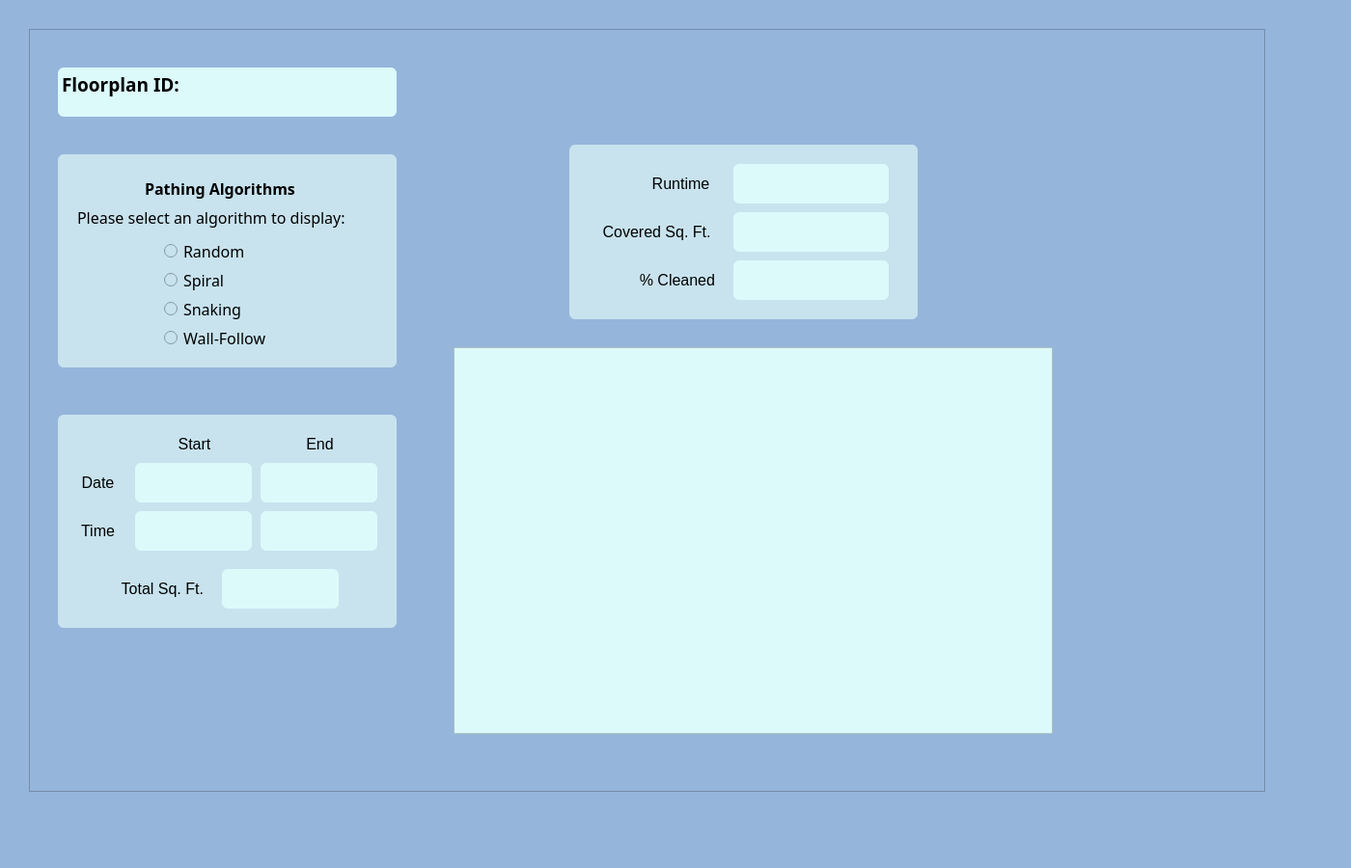
<?xml version="1.0" encoding="UTF-8"?>
<ui version="4.0">
 <class>ReportWindow</class>
 <widget class="QMainWindow" name="ReportWindow">
  <property name="geometry">
   <rect>
    <x>0</x>
    <y>0</y>
    <width>1400</width>
    <height>900</height>
   </rect>
  </property>
  <property name="font">
   <font>
    <pointsize>12</pointsize>
   </font>
  </property>
  <property name="windowTitle">
   <string>MainWindow</string>
  </property>
  <property name="styleSheet">
   <string notr="true">background-color: rgb(149, 181, 219);</string>
  </property>
  <property name="documentMode">
   <bool>false</bool>
  </property>
  <widget class="QWidget" name="centralwidget">
   <widget class="QFrame" name="frame_4">
    <property name="geometry">
     <rect>
      <x>30</x>
      <y>30</y>
      <width>1281</width>
      <height>791</height>
     </rect>
    </property>
    <property name="frameShape">
     <enum>QFrame::Shape::StyledPanel</enum>
    </property>
    <property name="frameShadow">
     <enum>QFrame::Shadow::Raised</enum>
    </property>
    <widget class="QFrame" name="frame_2">
     <property name="geometry">
      <rect>
       <x>560</x>
       <y>120</y>
       <width>361</width>
       <height>181</height>
      </rect>
     </property>
     <property name="styleSheet">
      <string notr="true">background-color: rgb(200, 227, 238);
border-radius: 6px;</string>
     </property>
     <property name="frameShape">
      <enum>QFrame::Shape::StyledPanel</enum>
     </property>
     <property name="frameShadow">
      <enum>QFrame::Shadow::Raised</enum>
     </property>
     <widget class="QLabel" name="totalLabel_3">
      <property name="geometry">
       <rect>
        <x>60</x>
        <y>130</y>
        <width>91</width>
        <height>21</height>
       </rect>
      </property>
      <property name="font">
       <font>
        <pointsize>12</pointsize>
       </font>
      </property>
      <property name="text">
       <string>% Cleaned</string>
      </property>
      <property name="alignment">
       <set>Qt::AlignmentFlag::AlignRight|Qt::AlignmentFlag::AlignTrailing|Qt::AlignmentFlag::AlignVCenter</set>
      </property>
     </widget>
     <widget class="QTextEdit" name="coverSqFt">
      <property name="geometry">
       <rect>
        <x>170</x>
        <y>70</y>
        <width>161</width>
        <height>41</height>
       </rect>
      </property>
      <property name="font">
       <font>
        <family>Cambria Math</family>
        <pointsize>14</pointsize>
       </font>
      </property>
      <property name="styleSheet">
       <string notr="true">background-color: rgb(220, 250, 250);
</string>
      </property>
      <property name="frameShadow">
       <enum>QFrame::Shadow::Sunken</enum>
      </property>
      <property name="lineWidth">
       <number>4</number>
      </property>
      <property name="verticalScrollBarPolicy">
       <enum>Qt::ScrollBarPolicy::ScrollBarAlwaysOff</enum>
      </property>
      <property name="horizontalScrollBarPolicy">
       <enum>Qt::ScrollBarPolicy::ScrollBarAlwaysOff</enum>
      </property>
      <property name="html">
       <string>&lt;!DOCTYPE HTML PUBLIC &quot;-//W3C//DTD HTML 4.0//EN&quot; &quot;http://www.w3.org/TR/REC-html40/strict.dtd&quot;&gt;
&lt;html&gt;&lt;head&gt;&lt;meta name=&quot;qrichtext&quot; content=&quot;1&quot; /&gt;&lt;meta charset=&quot;utf-8&quot; /&gt;&lt;style type=&quot;text/css&quot;&gt;
p, li { white-space: pre-wrap; }
hr { height: 1px; border-width: 0; }
li.unchecked::marker { content: &quot;\2610&quot;; }
li.checked::marker { content: &quot;\2612&quot;; }
&lt;/style&gt;&lt;/head&gt;&lt;body style=&quot; font-family:'Cambria Math'; font-size:14pt; font-weight:400; font-style:normal;&quot;&gt;
&lt;p align=&quot;center&quot; style=&quot;-qt-paragraph-type:empty; margin-top:0px; margin-bottom:0px; margin-left:0px; margin-right:0px; -qt-block-indent:0; text-indent:0px; font-family:'Segoe UI'; font-size:12pt;&quot;&gt;&lt;br /&gt;&lt;/p&gt;&lt;/body&gt;&lt;/html&gt;</string>
      </property>
     </widget>
     <widget class="QLabel" name="totalLabel_2">
      <property name="geometry">
       <rect>
        <x>10</x>
        <y>80</y>
        <width>141</width>
        <height>21</height>
       </rect>
      </property>
      <property name="font">
       <font>
        <pointsize>12</pointsize>
       </font>
      </property>
      <property name="text">
       <string>Covered Sq. Ft. </string>
      </property>
      <property name="alignment">
       <set>Qt::AlignmentFlag::AlignRight|Qt::AlignmentFlag::AlignTrailing|Qt::AlignmentFlag::AlignVCenter</set>
      </property>
     </widget>
     <widget class="QTextEdit" name="perCleaned">
      <property name="geometry">
       <rect>
        <x>170</x>
        <y>120</y>
        <width>161</width>
        <height>41</height>
       </rect>
      </property>
      <property name="font">
       <font>
        <family>Cambria Math</family>
        <pointsize>14</pointsize>
       </font>
      </property>
      <property name="styleSheet">
       <string notr="true">background-color: rgb(220, 250, 250);
</string>
      </property>
      <property name="frameShadow">
       <enum>QFrame::Shadow::Sunken</enum>
      </property>
      <property name="lineWidth">
       <number>4</number>
      </property>
      <property name="verticalScrollBarPolicy">
       <enum>Qt::ScrollBarPolicy::ScrollBarAlwaysOff</enum>
      </property>
      <property name="horizontalScrollBarPolicy">
       <enum>Qt::ScrollBarPolicy::ScrollBarAlwaysOff</enum>
      </property>
      <property name="html">
       <string>&lt;!DOCTYPE HTML PUBLIC &quot;-//W3C//DTD HTML 4.0//EN&quot; &quot;http://www.w3.org/TR/REC-html40/strict.dtd&quot;&gt;
&lt;html&gt;&lt;head&gt;&lt;meta name=&quot;qrichtext&quot; content=&quot;1&quot; /&gt;&lt;meta charset=&quot;utf-8&quot; /&gt;&lt;style type=&quot;text/css&quot;&gt;
p, li { white-space: pre-wrap; }
hr { height: 1px; border-width: 0; }
li.unchecked::marker { content: &quot;\2610&quot;; }
li.checked::marker { content: &quot;\2612&quot;; }
&lt;/style&gt;&lt;/head&gt;&lt;body style=&quot; font-family:'Cambria Math'; font-size:14pt; font-weight:400; font-style:normal;&quot;&gt;
&lt;p align=&quot;center&quot; style=&quot;-qt-paragraph-type:empty; margin-top:0px; margin-bottom:0px; margin-left:0px; margin-right:0px; -qt-block-indent:0; text-indent:0px; font-family:'Segoe UI'; font-size:12pt;&quot;&gt;&lt;br /&gt;&lt;/p&gt;&lt;/body&gt;&lt;/html&gt;</string>
      </property>
     </widget>
     <widget class="QLabel" name="runLabel">
      <property name="geometry">
       <rect>
        <x>70</x>
        <y>30</y>
        <width>91</width>
        <height>20</height>
       </rect>
      </property>
      <property name="font">
       <font>
        <pointsize>12</pointsize>
       </font>
      </property>
      <property name="text">
       <string>Runtime</string>
      </property>
      <property name="alignment">
       <set>Qt::AlignmentFlag::AlignCenter</set>
      </property>
     </widget>
     <widget class="QTextEdit" name="runTime">
      <property name="geometry">
       <rect>
        <x>170</x>
        <y>20</y>
        <width>161</width>
        <height>41</height>
       </rect>
      </property>
      <property name="font">
       <font>
        <family>Cambria Math</family>
        <pointsize>14</pointsize>
       </font>
      </property>
      <property name="styleSheet">
       <string notr="true">background-color: rgb(220, 250, 250);
</string>
      </property>
      <property name="frameShadow">
       <enum>QFrame::Shadow::Sunken</enum>
      </property>
      <property name="lineWidth">
       <number>4</number>
      </property>
      <property name="verticalScrollBarPolicy">
       <enum>Qt::ScrollBarPolicy::ScrollBarAlwaysOff</enum>
      </property>
      <property name="horizontalScrollBarPolicy">
       <enum>Qt::ScrollBarPolicy::ScrollBarAlwaysOff</enum>
      </property>
      <property name="html">
       <string>&lt;!DOCTYPE HTML PUBLIC &quot;-//W3C//DTD HTML 4.0//EN&quot; &quot;http://www.w3.org/TR/REC-html40/strict.dtd&quot;&gt;
&lt;html&gt;&lt;head&gt;&lt;meta name=&quot;qrichtext&quot; content=&quot;1&quot; /&gt;&lt;meta charset=&quot;utf-8&quot; /&gt;&lt;style type=&quot;text/css&quot;&gt;
p, li { white-space: pre-wrap; }
hr { height: 1px; border-width: 0; }
li.unchecked::marker { content: &quot;\2610&quot;; }
li.checked::marker { content: &quot;\2612&quot;; }
&lt;/style&gt;&lt;/head&gt;&lt;body style=&quot; font-family:'Cambria Math'; font-size:14pt; font-weight:400; font-style:normal;&quot;&gt;
&lt;p align=&quot;center&quot; style=&quot;-qt-paragraph-type:empty; margin-top:0px; margin-bottom:0px; margin-left:0px; margin-right:0px; -qt-block-indent:0; text-indent:0px; font-family:'Segoe UI'; font-size:12pt;&quot;&gt;&lt;br /&gt;&lt;/p&gt;&lt;/body&gt;&lt;/html&gt;</string>
      </property>
     </widget>
     <zorder>totalLabel_3</zorder>
     <zorder>totalLabel_2</zorder>
     <zorder>perCleaned</zorder>
     <zorder>coverSqFt</zorder>
     <zorder>runLabel</zorder>
     <zorder>runTime</zorder>
    </widget>
    <widget class="QGraphicsView" name="heatMap">
     <property name="geometry">
      <rect>
       <x>440</x>
       <y>330</y>
       <width>621</width>
       <height>401</height>
      </rect>
     </property>
     <property name="styleSheet">
      <string notr="true">background-color: rgb(220, 250, 250);</string>
     </property>
     <property name="lineWidth">
      <number>3</number>
     </property>
    </widget>
   </widget>
   <widget class="QTextEdit" name="floorplanID">
    <property name="geometry">
     <rect>
      <x>60</x>
      <y>70</y>
      <width>351</width>
      <height>51</height>
     </rect>
    </property>
    <property name="font">
     <font>
      <family>Corbel</family>
      <pointsize>18</pointsize>
      <bold>true</bold>
     </font>
    </property>
    <property name="styleSheet">
     <string notr="true">background-color: rgb(220, 250, 250);
border-radius: 6px;</string>
    </property>
    <property name="html">
     <string>&lt;!DOCTYPE HTML PUBLIC &quot;-//W3C//DTD HTML 4.0//EN&quot; &quot;http://www.w3.org/TR/REC-html40/strict.dtd&quot;&gt;
&lt;html&gt;&lt;head&gt;&lt;meta name=&quot;qrichtext&quot; content=&quot;1&quot; /&gt;&lt;meta charset=&quot;utf-8&quot; /&gt;&lt;style type=&quot;text/css&quot;&gt;
p, li { white-space: pre-wrap; }
hr { height: 1px; border-width: 0; }
li.unchecked::marker { content: &quot;\2610&quot;; }
li.checked::marker { content: &quot;\2612&quot;; }
&lt;/style&gt;&lt;/head&gt;&lt;body style=&quot; font-family:'Corbel'; font-size:18pt; font-weight:700; font-style:normal;&quot;&gt;
&lt;p align=&quot;justify&quot; style=&quot; margin-top:0px; margin-bottom:0px; margin-left:0px; margin-right:0px; -qt-block-indent:0; text-indent:0px;&quot;&gt;&lt;span style=&quot; font-family:'Segoe UI'; font-size:14pt;&quot;&gt;Floorplan ID: &lt;/span&gt;&lt;/p&gt;&lt;/body&gt;&lt;/html&gt;</string>
    </property>
   </widget>
   <widget class="QFrame" name="frame">
    <property name="geometry">
     <rect>
      <x>60</x>
      <y>160</y>
      <width>351</width>
      <height>221</height>
     </rect>
    </property>
    <property name="styleSheet">
     <string notr="true">background-color: rgb(200, 227, 238);
border-radius: 6px;</string>
    </property>
    <property name="frameShape">
     <enum>QFrame::Shape::StyledPanel</enum>
    </property>
    <property name="frameShadow">
     <enum>QFrame::Shadow::Raised</enum>
    </property>
    <widget class="QLabel" name="algLabel">
     <property name="geometry">
      <rect>
       <x>90</x>
       <y>20</y>
       <width>171</width>
       <height>31</height>
      </rect>
     </property>
     <property name="font">
      <font>
       <family>Corbel</family>
       <pointsize>12</pointsize>
       <bold>true</bold>
      </font>
     </property>
     <property name="text">
      <string>Pathing Algorithms</string>
     </property>
     <property name="alignment">
      <set>Qt::AlignmentFlag::AlignLeading|Qt::AlignmentFlag::AlignLeft|Qt::AlignmentFlag::AlignVCenter</set>
     </property>
    </widget>
    <widget class="QLabel" name="label">
     <property name="geometry">
      <rect>
       <x>20</x>
       <y>50</y>
       <width>321</width>
       <height>31</height>
      </rect>
     </property>
     <property name="font">
      <font>
       <family>Corbel</family>
       <pointsize>12</pointsize>
      </font>
     </property>
     <property name="text">
      <string>Please select an algorithm to display:</string>
     </property>
    </widget>
    <widget class="QRadioButton" name="wallfollowAlg">
     <property name="geometry">
      <rect>
       <x>110</x>
       <y>170</y>
       <width>161</width>
       <height>41</height>
      </rect>
     </property>
     <property name="font">
      <font>
       <family>Corbel</family>
       <pointsize>12</pointsize>
      </font>
     </property>
     <property name="text">
      <string>Wall-Follow</string>
     </property>
    </widget>
    <widget class="QRadioButton" name="snakingAlg">
     <property name="geometry">
      <rect>
       <x>110</x>
       <y>140</y>
       <width>161</width>
       <height>41</height>
      </rect>
     </property>
     <property name="font">
      <font>
       <family>Corbel</family>
       <pointsize>12</pointsize>
      </font>
     </property>
     <property name="text">
      <string>Snaking</string>
     </property>
    </widget>
    <widget class="QRadioButton" name="spiralAlg">
     <property name="geometry">
      <rect>
       <x>110</x>
       <y>110</y>
       <width>161</width>
       <height>41</height>
      </rect>
     </property>
     <property name="font">
      <font>
       <family>Corbel</family>
       <pointsize>12</pointsize>
      </font>
     </property>
     <property name="text">
      <string>Spiral</string>
     </property>
    </widget>
    <widget class="QRadioButton" name="randomAlg">
     <property name="geometry">
      <rect>
       <x>110</x>
       <y>80</y>
       <width>161</width>
       <height>41</height>
      </rect>
     </property>
     <property name="font">
      <font>
       <family>Corbel</family>
       <pointsize>12</pointsize>
      </font>
     </property>
     <property name="text">
      <string>Random</string>
     </property>
    </widget>
   </widget>
   <widget class="QFrame" name="frame_3">
    <property name="geometry">
     <rect>
      <x>60</x>
      <y>430</y>
      <width>351</width>
      <height>221</height>
     </rect>
    </property>
    <property name="styleSheet">
     <string notr="true">background-color: rgb(200, 227, 238);
border-radius: 6px;</string>
    </property>
    <property name="frameShape">
     <enum>QFrame::Shape::StyledPanel</enum>
    </property>
    <property name="frameShadow">
     <enum>QFrame::Shadow::Raised</enum>
    </property>
    <widget class="QTextEdit" name="endTime">
     <property name="geometry">
      <rect>
       <x>210</x>
       <y>100</y>
       <width>121</width>
       <height>41</height>
      </rect>
     </property>
     <property name="font">
      <font>
       <family>Cambria Math</family>
       <pointsize>14</pointsize>
      </font>
     </property>
     <property name="styleSheet">
      <string notr="true">background-color: rgb(220, 250, 250);
</string>
     </property>
     <property name="frameShadow">
      <enum>QFrame::Shadow::Sunken</enum>
     </property>
     <property name="lineWidth">
      <number>4</number>
     </property>
     <property name="verticalScrollBarPolicy">
      <enum>Qt::ScrollBarPolicy::ScrollBarAlwaysOff</enum>
     </property>
     <property name="horizontalScrollBarPolicy">
      <enum>Qt::ScrollBarPolicy::ScrollBarAlwaysOff</enum>
     </property>
     <property name="html">
      <string>&lt;!DOCTYPE HTML PUBLIC &quot;-//W3C//DTD HTML 4.0//EN&quot; &quot;http://www.w3.org/TR/REC-html40/strict.dtd&quot;&gt;
&lt;html&gt;&lt;head&gt;&lt;meta name=&quot;qrichtext&quot; content=&quot;1&quot; /&gt;&lt;meta charset=&quot;utf-8&quot; /&gt;&lt;style type=&quot;text/css&quot;&gt;
p, li { white-space: pre-wrap; }
hr { height: 1px; border-width: 0; }
li.unchecked::marker { content: &quot;\2610&quot;; }
li.checked::marker { content: &quot;\2612&quot;; }
&lt;/style&gt;&lt;/head&gt;&lt;body style=&quot; font-family:'Cambria Math'; font-size:14pt; font-weight:400; font-style:normal;&quot;&gt;
&lt;p align=&quot;center&quot; style=&quot;-qt-paragraph-type:empty; margin-top:0px; margin-bottom:0px; margin-left:0px; margin-right:0px; -qt-block-indent:0; text-indent:0px; font-family:'Segoe UI'; font-size:12pt;&quot;&gt;&lt;br /&gt;&lt;/p&gt;&lt;/body&gt;&lt;/html&gt;</string>
     </property>
    </widget>
    <widget class="QLabel" name="timeLabel">
     <property name="geometry">
      <rect>
       <x>10</x>
       <y>110</y>
       <width>63</width>
       <height>20</height>
      </rect>
     </property>
     <property name="font">
      <font>
       <pointsize>12</pointsize>
      </font>
     </property>
     <property name="text">
      <string>Time</string>
     </property>
     <property name="alignment">
      <set>Qt::AlignmentFlag::AlignCenter</set>
     </property>
    </widget>
    <widget class="QLabel" name="endLabel">
     <property name="geometry">
      <rect>
       <x>240</x>
       <y>20</y>
       <width>63</width>
       <height>20</height>
      </rect>
     </property>
     <property name="font">
      <font>
       <pointsize>12</pointsize>
      </font>
     </property>
     <property name="text">
      <string>End</string>
     </property>
     <property name="alignment">
      <set>Qt::AlignmentFlag::AlignCenter</set>
     </property>
    </widget>
    <widget class="QTextEdit" name="startTime">
     <property name="geometry">
      <rect>
       <x>80</x>
       <y>100</y>
       <width>121</width>
       <height>41</height>
      </rect>
     </property>
     <property name="font">
      <font>
       <family>Cambria Math</family>
       <pointsize>14</pointsize>
      </font>
     </property>
     <property name="styleSheet">
      <string notr="true">background-color: rgb(220, 250, 250);
</string>
     </property>
     <property name="frameShadow">
      <enum>QFrame::Shadow::Sunken</enum>
     </property>
     <property name="lineWidth">
      <number>4</number>
     </property>
     <property name="verticalScrollBarPolicy">
      <enum>Qt::ScrollBarPolicy::ScrollBarAlwaysOff</enum>
     </property>
     <property name="horizontalScrollBarPolicy">
      <enum>Qt::ScrollBarPolicy::ScrollBarAlwaysOff</enum>
     </property>
     <property name="html">
      <string>&lt;!DOCTYPE HTML PUBLIC &quot;-//W3C//DTD HTML 4.0//EN&quot; &quot;http://www.w3.org/TR/REC-html40/strict.dtd&quot;&gt;
&lt;html&gt;&lt;head&gt;&lt;meta name=&quot;qrichtext&quot; content=&quot;1&quot; /&gt;&lt;meta charset=&quot;utf-8&quot; /&gt;&lt;style type=&quot;text/css&quot;&gt;
p, li { white-space: pre-wrap; }
hr { height: 1px; border-width: 0; }
li.unchecked::marker { content: &quot;\2610&quot;; }
li.checked::marker { content: &quot;\2612&quot;; }
&lt;/style&gt;&lt;/head&gt;&lt;body style=&quot; font-family:'Cambria Math'; font-size:14pt; font-weight:400; font-style:normal;&quot;&gt;
&lt;p align=&quot;center&quot; style=&quot;-qt-paragraph-type:empty; margin-top:0px; margin-bottom:0px; margin-left:0px; margin-right:0px; -qt-block-indent:0; text-indent:0px; font-family:'Segoe UI'; font-size:12pt;&quot;&gt;&lt;br /&gt;&lt;/p&gt;&lt;/body&gt;&lt;/html&gt;</string>
     </property>
    </widget>
    <widget class="QTextEdit" name="endDate">
     <property name="geometry">
      <rect>
       <x>210</x>
       <y>50</y>
       <width>121</width>
       <height>41</height>
      </rect>
     </property>
     <property name="font">
      <font>
       <family>Cambria Math</family>
       <pointsize>14</pointsize>
      </font>
     </property>
     <property name="styleSheet">
      <string notr="true">background-color: rgb(220, 250, 250);
</string>
     </property>
     <property name="frameShadow">
      <enum>QFrame::Shadow::Sunken</enum>
     </property>
     <property name="lineWidth">
      <number>4</number>
     </property>
     <property name="verticalScrollBarPolicy">
      <enum>Qt::ScrollBarPolicy::ScrollBarAlwaysOff</enum>
     </property>
     <property name="horizontalScrollBarPolicy">
      <enum>Qt::ScrollBarPolicy::ScrollBarAlwaysOff</enum>
     </property>
     <property name="html">
      <string>&lt;!DOCTYPE HTML PUBLIC &quot;-//W3C//DTD HTML 4.0//EN&quot; &quot;http://www.w3.org/TR/REC-html40/strict.dtd&quot;&gt;
&lt;html&gt;&lt;head&gt;&lt;meta name=&quot;qrichtext&quot; content=&quot;1&quot; /&gt;&lt;meta charset=&quot;utf-8&quot; /&gt;&lt;style type=&quot;text/css&quot;&gt;
p, li { white-space: pre-wrap; }
hr { height: 1px; border-width: 0; }
li.unchecked::marker { content: &quot;\2610&quot;; }
li.checked::marker { content: &quot;\2612&quot;; }
&lt;/style&gt;&lt;/head&gt;&lt;body style=&quot; font-family:'Cambria Math'; font-size:14pt; font-weight:400; font-style:normal;&quot;&gt;
&lt;p align=&quot;center&quot; style=&quot;-qt-paragraph-type:empty; margin-top:0px; margin-bottom:0px; margin-left:0px; margin-right:0px; -qt-block-indent:0; text-indent:0px; font-family:'Segoe UI'; font-size:12pt;&quot;&gt;&lt;br /&gt;&lt;/p&gt;&lt;/body&gt;&lt;/html&gt;</string>
     </property>
    </widget>
    <widget class="QTextEdit" name="startDate">
     <property name="geometry">
      <rect>
       <x>80</x>
       <y>50</y>
       <width>121</width>
       <height>41</height>
      </rect>
     </property>
     <property name="font">
      <font>
       <family>Cambria Math</family>
       <pointsize>14</pointsize>
      </font>
     </property>
     <property name="styleSheet">
      <string notr="true">background-color: rgb(220, 250, 250);
</string>
     </property>
     <property name="frameShadow">
      <enum>QFrame::Shadow::Sunken</enum>
     </property>
     <property name="lineWidth">
      <number>4</number>
     </property>
     <property name="verticalScrollBarPolicy">
      <enum>Qt::ScrollBarPolicy::ScrollBarAlwaysOff</enum>
     </property>
     <property name="horizontalScrollBarPolicy">
      <enum>Qt::ScrollBarPolicy::ScrollBarAlwaysOff</enum>
     </property>
    </widget>
    <widget class="QLabel" name="dateLabel">
     <property name="geometry">
      <rect>
       <x>10</x>
       <y>60</y>
       <width>63</width>
       <height>20</height>
      </rect>
     </property>
     <property name="font">
      <font>
       <pointsize>12</pointsize>
      </font>
     </property>
     <property name="text">
      <string>Date</string>
     </property>
     <property name="alignment">
      <set>Qt::AlignmentFlag::AlignCenter</set>
     </property>
    </widget>
    <widget class="QLabel" name="startLabel">
     <property name="geometry">
      <rect>
       <x>110</x>
       <y>20</y>
       <width>63</width>
       <height>20</height>
      </rect>
     </property>
     <property name="font">
      <font>
       <pointsize>12</pointsize>
      </font>
     </property>
     <property name="text">
      <string>Start</string>
     </property>
     <property name="alignment">
      <set>Qt::AlignmentFlag::AlignCenter</set>
     </property>
    </widget>
    <widget class="QLabel" name="totalLabel">
     <property name="geometry">
      <rect>
       <x>50</x>
       <y>170</y>
       <width>101</width>
       <height>21</height>
      </rect>
     </property>
     <property name="font">
      <font>
       <pointsize>12</pointsize>
      </font>
     </property>
     <property name="text">
      <string>Total Sq. Ft.</string>
     </property>
     <property name="alignment">
      <set>Qt::AlignmentFlag::AlignRight|Qt::AlignmentFlag::AlignTrailing|Qt::AlignmentFlag::AlignVCenter</set>
     </property>
    </widget>
    <widget class="QTextEdit" name="totalSqFt">
     <property name="geometry">
      <rect>
       <x>170</x>
       <y>160</y>
       <width>121</width>
       <height>41</height>
      </rect>
     </property>
     <property name="font">
      <font>
       <family>Cambria Math</family>
       <pointsize>14</pointsize>
      </font>
     </property>
     <property name="styleSheet">
      <string notr="true">background-color: rgb(220, 250, 250);
</string>
     </property>
     <property name="frameShadow">
      <enum>QFrame::Shadow::Sunken</enum>
     </property>
     <property name="lineWidth">
      <number>4</number>
     </property>
     <property name="verticalScrollBarPolicy">
      <enum>Qt::ScrollBarPolicy::ScrollBarAlwaysOff</enum>
     </property>
     <property name="horizontalScrollBarPolicy">
      <enum>Qt::ScrollBarPolicy::ScrollBarAlwaysOff</enum>
     </property>
     <property name="html">
      <string>&lt;!DOCTYPE HTML PUBLIC &quot;-//W3C//DTD HTML 4.0//EN&quot; &quot;http://www.w3.org/TR/REC-html40/strict.dtd&quot;&gt;
&lt;html&gt;&lt;head&gt;&lt;meta name=&quot;qrichtext&quot; content=&quot;1&quot; /&gt;&lt;meta charset=&quot;utf-8&quot; /&gt;&lt;style type=&quot;text/css&quot;&gt;
p, li { white-space: pre-wrap; }
hr { height: 1px; border-width: 0; }
li.unchecked::marker { content: &quot;\2610&quot;; }
li.checked::marker { content: &quot;\2612&quot;; }
&lt;/style&gt;&lt;/head&gt;&lt;body style=&quot; font-family:'Cambria Math'; font-size:14pt; font-weight:400; font-style:normal;&quot;&gt;
&lt;p align=&quot;center&quot; style=&quot;-qt-paragraph-type:empty; margin-top:0px; margin-bottom:0px; margin-left:0px; margin-right:0px; -qt-block-indent:0; text-indent:0px; font-family:'Segoe UI'; font-size:12pt;&quot;&gt;&lt;br /&gt;&lt;/p&gt;&lt;/body&gt;&lt;/html&gt;</string>
     </property>
    </widget>
    <zorder>timeLabel</zorder>
    <zorder>endLabel</zorder>
    <zorder>startTime</zorder>
    <zorder>startDate</zorder>
    <zorder>dateLabel</zorder>
    <zorder>startLabel</zorder>
    <zorder>endTime</zorder>
    <zorder>endDate</zorder>
    <zorder>totalLabel</zorder>
    <zorder>totalSqFt</zorder>
   </widget>
  </widget>
  <widget class="QMenuBar" name="menubar">
   <property name="geometry">
    <rect>
     <x>0</x>
     <y>0</y>
     <width>1400</width>
     <height>26</height>
    </rect>
   </property>
  </widget>
  <widget class="QStatusBar" name="statusbar"/>
 </widget>
 <resources/>
 <connections/>
</ui>
